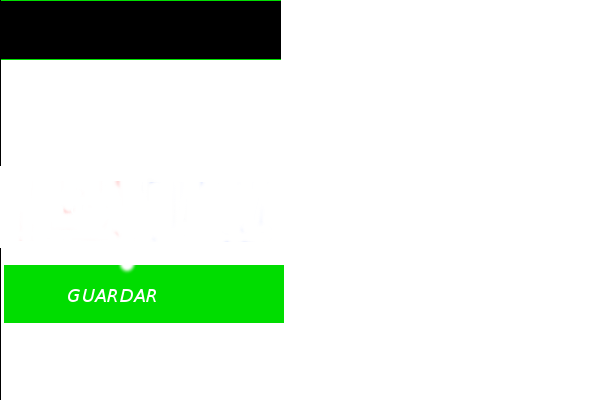
//> input picture Practica5/Plantilla.png, 600 x 400 px, given in place of the camera
$ ./E7_7 ../Practica5/Plantilla.png   (built with g++ and OpenCV 4)
//> lines starting //> are read from the running program, lines starting //| are printed output that depends on the picture

/*
g++ -Wall -o salida E7_7.cpp `pkg-config --cflags --libs opencv`

*/

#include<iostream>

#include<opencv2/core/core.hpp>
#include<opencv2/ml/ml.hpp>
#include<opencv/cv.h>
#include<opencv2/imgproc/imgproc.hpp>
#include<opencv2/highgui/highgui.hpp>

#include <stdio.h>
#include <stdlib.h>
#include <stdint.h>
#include <string.h>
#include <unistd.h>
#include <fcntl.h>
#include <errno.h>
#include <termios.h>
#include <sys/ioctl.h>
#include <getopt.h>

using namespace std;

using namespace cv;

Mat plantilla = imread("Plantilla.png",CV_LOAD_IMAGE_COLOR);


int main(void)
{
	Mat img;
	Mat img_ch;
	namedWindow("Practica5");

	VideoCapture Local210(0);

	if(!Local210.isOpened()) return -1;

	//Region Of Interest
	//Rect roi(Point(466,12), Size(320, 240));


	Rect camara_reducida(Point(279,7), Size(320, 240));

	while(1)
	{
		Local210 >> img;
//> img is the input picture: 400 rows x 600 cols, CV_8UC3; mean B, G, R 220.1, 235.1, 220.1
		cvtColor(img, img, CV_BGR2HSV);
//> img: 400 rows x 600 cols, CV_8UC3; mean H, S, V 4.4, 17.3, 235.1
		imwrite("prueba.png", img);
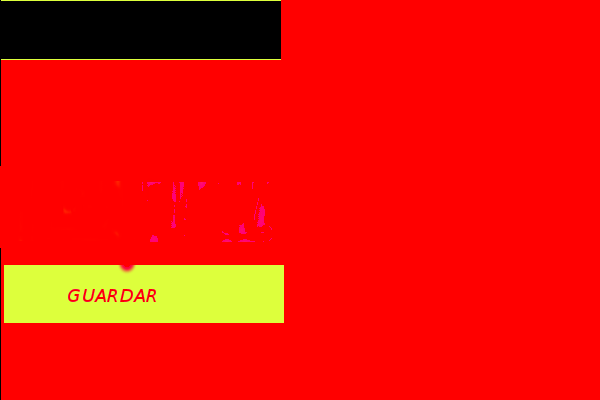
//> saved as prueba.png: 400 rows x 600 cols, CV_8UC3; mean B, G, R 4.4, 17.3, 235.1
		img = imread("prueba.png", CV_LOAD_IMAGE_COLOR);
		resize(img, img_ch, Size(320, 240), 0, 0, INTER_CUBIC);
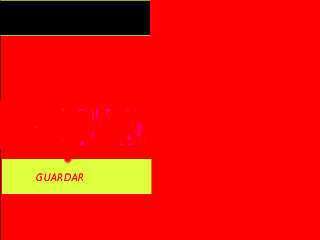
//> img_ch: 240 rows x 320 cols, CV_8UC3; mean B, G, R 4.5, 17.6, 235.1
		//imshow("IMagenReducida", img_ch);
//> (the run ends here: the program stops with an error, at `img_ch.copyTo(plantilla(camara_reducida));`)
